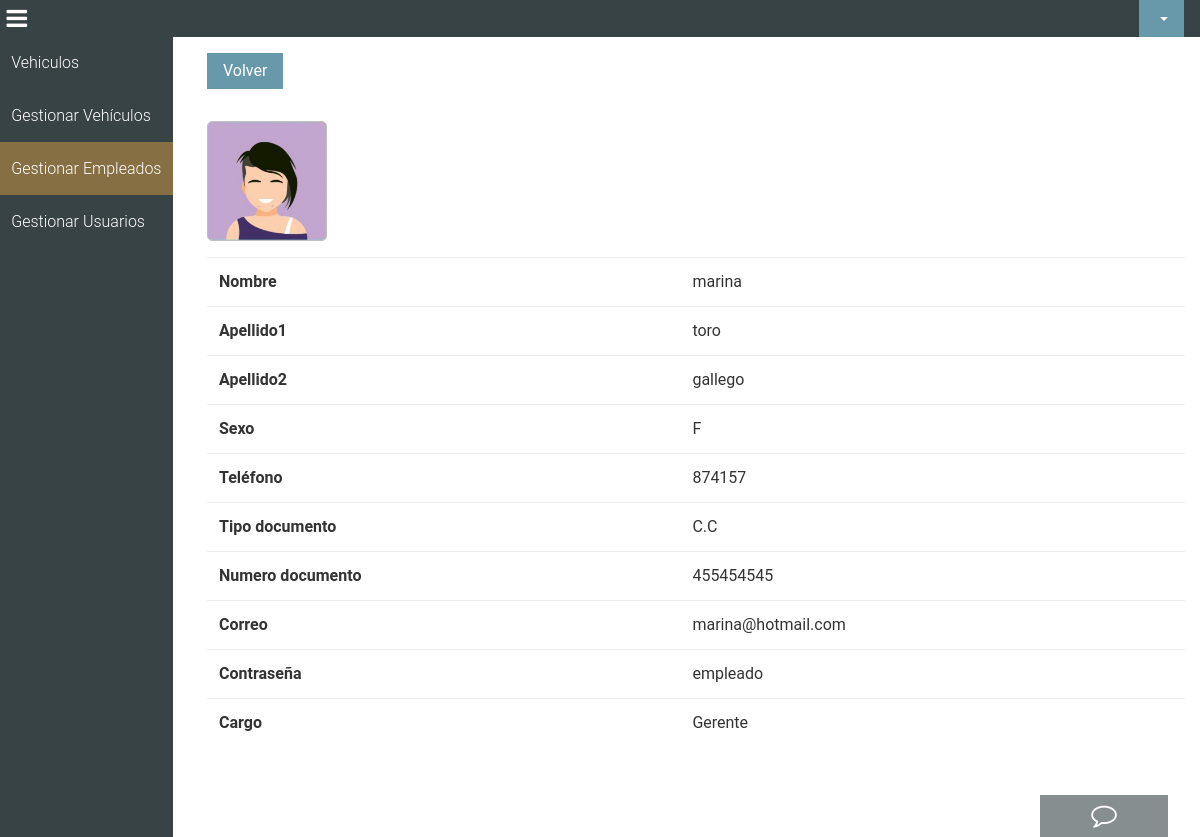
Screenshot of /dashboardadmin/gestion_empleados/consultar_empleado.php?id=1 with the database file from the repository.
### tables this page shows
CREATE TABLE `empleados` (
  `id_empleado` int(11) NOT NULL,
  `imagen` varchar(80) NOT NULL,
  `nombre` varchar(100) NOT NULL,
  `apellido1` varchar(100) NOT NULL,
  `apellido2` varchar(100) NOT NULL,
  `sexo` varchar(100) NOT NULL,
  `telefono` bigint(20) NOT NULL,
  `tipo_documento` varchar(100) NOT NULL,
  `numero_documento` int(11) NOT NULL,
  `correo` varchar(100) NOT NULL,
  `contrasena` varchar(100) NOT NULL,
  `cargo` varchar(50) NOT NULL
);

### dashboardadmin/gestion_empleados/consultar_empleado.php (the view, shortened to what this page needs)
<?php
  require "../../php/conexion.php";
  if ($_GET) {
    $id    = $_GET['id'];
    $sql   = mysqli_query($con,"SELECT * FROM empleados WHERE id_empleado = $id");
    $row   = mysqli_fetch_array($sql);
  }
  include '../../layouts/header.php';
  include '../../layouts/navbar.php'
?>
  <div class="content">
    <div class="container-fluid">
      <a class="btn btn-primary" href="empleados.php">Volver</a>
      <div class="table-fluid">
      <div class="form-group">
                <img id="avatar" src="../../imgs/<?php echo $row['imagen']; ?>">
        </div>
        <table class="table">
          <tr>
            <th>Nombre</th>
            <td><?php echo $row['nombre']; ?></td>
          </tr>
          <tr>
            <th>Apellido1</th>
            <td><?php echo $row['apellido1']; ?></td>
          </tr>
          <tr>
            <th>Apellido2</th>
            <td><?php echo $row['apellido2']; ?></td>
          </tr>
          <tr>
            <th>Sexo</th>
            <td><?php echo $row['sexo']; ?></td>
          </tr>
          <tr>
            <th>Teléfono</th>
            <td><?php echo $row['telefono']; ?></td>
          </tr>
          <tr>
            <th>Tipo documento</th>
            <td><?php echo $row['tipo_documento']; ?></td>
          </tr>
          <tr>
            <th>Numero documento</th>
            <td><?php echo $row['numero_documento']; ?></td>
          </tr>
          <tr>
            <th>Correo</th>
            <td><?php echo $row['correo']; ?></td>
          </tr>
          <tr>
            <th>Contraseña</th>
            <td><?php echo $row['contrasena']; ?></td>
          </tr>
          <tr>
            <th>Cargo</th>
            <td><?php echo $row['cargo']; ?></td>
          </tr>
        </table>
      </div>
    </div>
  </div>
<?php include '../../layouts/footer.php' ?>

### css/master.css (style rules this page uses)
body { color: #333; font-family: 'Roboto', sans-serif; }
html, body { height: 100%; }
.btn-primary { background-color: #6799ab; border: none; }
.table-fluid { overflow: auto; }
.btn { border-radius: initial; }
.content { padding-left: 12rem; height: 100%; }
.content div { margin-top: 1rem; }
img#avatar { border: 1px solid silver; border-radius: 5px; display: block; height: 120px; margin-bottom: 2px; width: 120px; }

### rows the page displays
empleados: imagen (picture), nombre "marina", apellido1 "toro", apellido2 "gallego", sexo "F", telefono "874157", tipo_documento "C.C", numero_documento "455454545", correo "marina@hotmail.com", contrasena "empleado", cargo "Gerente"
